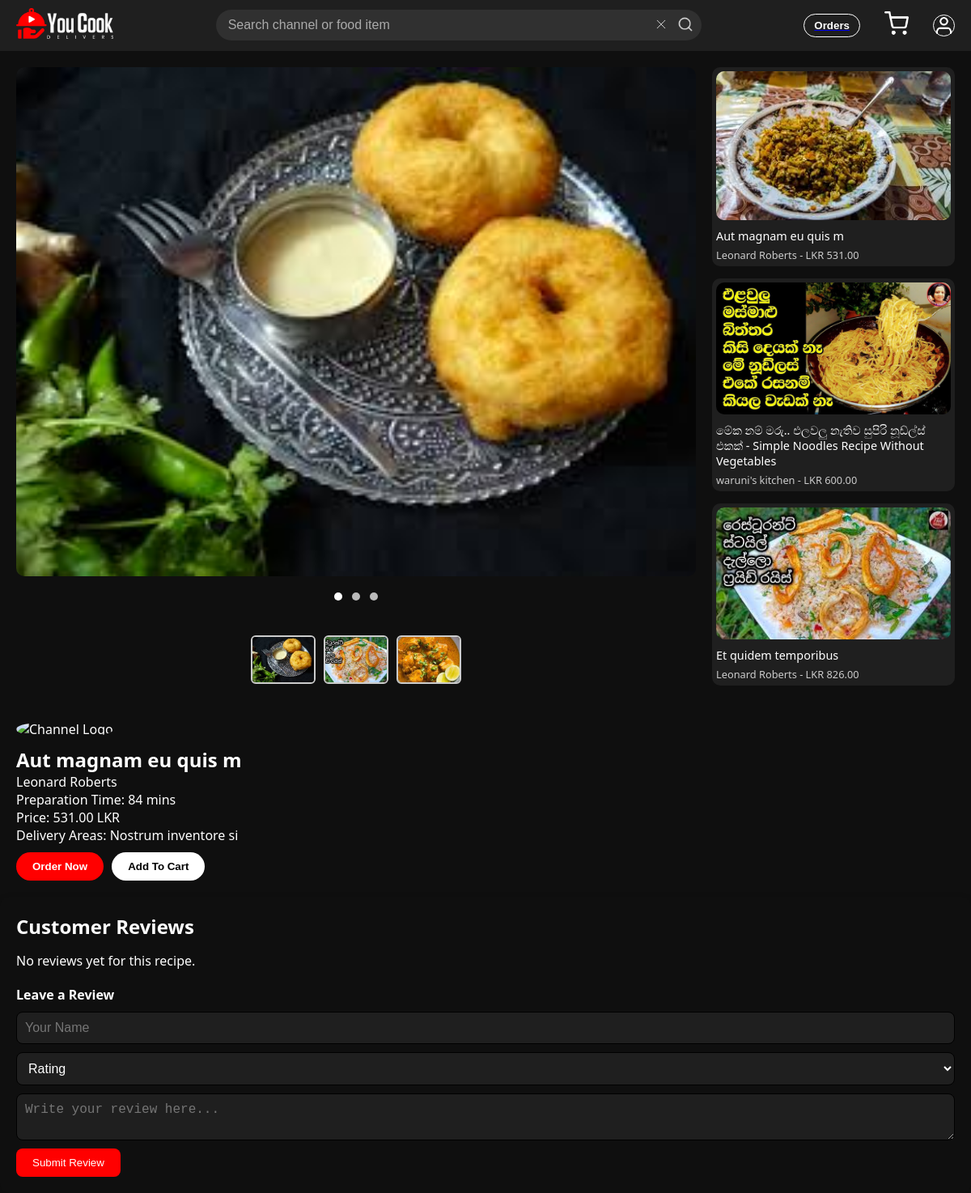
The app's page /productDetails.php?recipe_id=27 with its own data.
### tables this page shows
CREATE TABLE `recipe` (
  `Recipe_ID` int NOT NULL AUTO_INCREMENT,
  `Recipe_title` varchar(100) DEFAULT NULL,
  `Recipe_description` text,
  `ytLink` varchar(255) DEFAULT NULL,
  `Preparation_time` int DEFAULT NULL,
  `Price` decimal(10,2) DEFAULT NULL,
  `Delivery_areas` varchar(255) DEFAULT NULL,
  `thumbnail` varchar(255) DEFAULT NULL,
  `Dish_image_1` varchar(255) DEFAULT NULL,
  `Dish_image_2` varchar(255) DEFAULT NULL,
  `Dish_image_3` varchar(255) DEFAULT NULL,
  `Creator_ID` int DEFAULT NULL,
  PRIMARY KEY (`Recipe_ID`),
  KEY `Creator_ID` (`Creator_ID`),
  CONSTRAINT `Creator_ID` FOREIGN KEY (`Creator_ID`) REFERENCES `creatorregister` (`Creator_ID`)
);

CREATE TABLE `creatorregister` (
  `Creator_ID` int NOT NULL AUTO_INCREMENT,
  `Name` varchar(100) DEFAULT NULL,
  `Email` varchar(100) DEFAULT NULL,
  `Phone_number` varchar(20) DEFAULT NULL,
  `Password` varchar(100) DEFAULT NULL,
  `Channel_name` varchar(100) DEFAULT NULL,
  `Channel_link` varchar(255) DEFAULT NULL,
  `Number_of_subscribers` int DEFAULT NULL,
  `Number_of_recipes` int DEFAULT NULL,
  `Location` varchar(100) DEFAULT NULL,
  `logo` varchar(100) DEFAULT NULL,
  PRIMARY KEY (`Creator_ID`),
  UNIQUE KEY `Email` (`Email`)
);

### productDetails.php (the view, shortened to what this page needs)
<?php
include 'connection.php';
$recipe_id = $_GET['recipe_id'] ?? null;
$recipe = null;
$sideRecipes = [];
$reviews = [];
if ($recipe_id) {
    $stmt = $conn->prepare("
        SELECT r.*, c.Channel_name, c.logo
        FROM Recipe r
        JOIN creatorRegister c ON r.Creator_ID = c.Creator_ID
        WHERE r.Recipe_ID = ?
    ");
    $stmt->bind_param("i", $recipe_id);
    $stmt->execute();
    $result = $stmt->get_result();
    $recipe = $result->fetch_assoc();
    $sideQuery = "
        SELECT r.Recipe_ID, r.Recipe_title, r.Price, r.thumbnail, c.Channel_name
        FROM Recipe r
        JOIN creatorRegister c ON r.Creator_ID = c.Creator_ID
        WHERE r.Recipe_ID != ?
        ORDER BY RAND() LIMIT 3
    ";
    $sideStmt = $conn->prepare($sideQuery);
    $sideStmt->bind_param("i", $recipe_id);
    $sideStmt->execute();
    $sideResult = $sideStmt->get_result();
    while ($row = $sideResult->fetch_assoc()) {
        $sideRecipes[] = $row;
    }
}
?>
<!DOCTYPE html>
<html lang="en">
<head>
  <link rel="stylesheet" href="../YCD/css/productDetails.css" />
</head>
<body>
<header>
  <div class="logo">
    <img src="../YCD/images/logo3.png" alt="You Cook Logo"/>
  </div>
  <div class="search-bar">
    <input type="text" placeholder="Search channel or food item" />
    <button class="clear"><img src="../YCD/images/close.png" alt="Clear" /></button>
    <button class="search-btn"><img src="../YCD/images/search.png" alt="Search" /></button>
  </div>
  <div class="ordercart">
    <div class="orderBtn"><a href="../YCD/orders.php"><button>Orders</button></a></div>
    <div class="cart"><a href="../YCD/cart.php"><img src="../YCD/images/cart.png" alt="cart" /></a></div>
  <div class="profile">
  <button id="userBtn">
    <img src="../YCD/images/user.png" alt="User Icon" />
  </button>
</div>
</header>
<main>
<section class="main-section">
  <div class="left-section">
    <div class="slideshow-container">
  <?php if ($recipe): ?>
    <?php $images = []; ?>
    <?php for ($i = 1; $i <= 3; $i++): ?>
      <?php if (!empty($recipe["Dish_image_$i"])): ?>
        <?php $images[] = $recipe["Dish_image_$i"]; ?>
        <div class="slide fade">
          <img src="<?= htmlspecialchars($recipe["Dish_image_$i"]) ?>" />
        </div>
      <?php endif; ?>
    <?php endfor; ?>
    <div class="dots">
      <?php foreach ($images as $index => $_): ?>
        <span class="dot" onclick="currentSlide(<?= $index + 1 ?>)"></span>
      <?php endforeach; ?>
    </div>
    <?php if (!empty($recipe['ytLink'])): ?>
      <div class="thumbnail-bar">
        <?php foreach ($images as $image): ?>
          <a href="<?= htmlspecialchars($recipe['ytLink']) ?>" target="_blank">
            <img class="thumbnail" src="<?= htmlspecialchars($image) ?>" alt="Dish thumbnail" />
          </a>
        <?php endforeach; ?>
      </div>
    <?php endif; ?>
  <?php endif; ?>
</div>
    <div class="video-details">
      <?php if ($recipe): ?>
        <div class="channel-logo"><img src="<?= $recipe['logo'] ?>" alt="Channel Logo" /></div>
        <div class="video-info">
          <h2><?= htmlspecialchars($recipe['Recipe_title']) ?></h2>
          <p><?= htmlspecialchars($recipe['Channel_name']) ?></p>
          <p>Preparation Time: <?= $recipe['Preparation_time'] ?> mins</p>
          <p>Price: <?= number_format($recipe['Price'], 2) ?> LKR</p>
          <p>Delivery Areas: <?= htmlspecialchars($recipe['Delivery_areas']) ?></p>
        </div>
        <div class="buttons">
        <a href="placeOrder.php?recipe_id=<?= $recipe['Recipe_ID'] ?>">
  <button class="order-btn">Order Now</button> </a>
   <form method="POST" action="addToCart.php">
        <button class="add-btn">Add To Cart</button></a>
      </form>
        </div>
      <?php else: ?>
        <p style="padding:1rem; color:red;">Recipe not found.</p>
      <?php endif; ?>
    </div>
  </div>
  <div class="side-videos">
    <?php foreach ($sideRecipes as $side): ?>
      <div class="video-card" onclick="location.href='productDetails.php?recipe_id=<?= $side['Recipe_ID'] ?>'">
        <img src="<?= htmlspecialchars($side['thumbnail']) ?>" />
        <p class="title"><?= htmlspecialchars($side['Recipe_title']) ?></p>
        <p class="channel"><?= htmlspecialchars($side['Channel_name']) ?> - LKR <?= number_format($side['Price'], 2) ?></p>
      </div>
    <?php endforeach; ?>
  </div>
</section>
<div class="review-section">
  <h3>Customer Reviews</h3>
  <?php if (!empty($reviews)): ?>
    <?php foreach ($reviews as $review): ?>
      <div class="review">
        <p class="reviewer">👤 <?= htmlspecialchars($review['ReviewerName']) ?></p>
        <p class="stars"><?= str_repeat('⭐', intval($review['Rating'])) ?></p>
        <p class="comment"><?= nl2br(htmlspecialchars($review['Comment'])) ?></p>
      </div>
    <?php endforeach; ?>
  <?php else: ?>
    <p>No reviews yet for this recipe.</p>
  <?php endif; ?>
  <form class="review-form" method="POST">
    <h4>Leave a Review</h4>
    <input type="text" name="reviewer_name" placeholder="Your Name" required />
    <select name="rating" required>
      <option value="">Rating</option>
    </select>
    <textarea name="comment" placeholder="Write your review here..." required></textarea>
    <button type="submit" name="submit_review">Submit Review</button>
  </form>
</div>
</main>
</body>
</html>

### css/productDetails.css (style rules this page uses)
* { margin: 0; padding: 0; box-sizing: border-box; }
body { font-family: "Segoe UI", sans-serif; background-color: #0f0f0f; color: #fff; }
header { display: flex; justify-content: space-between; align-items: center; background-color: #1f1f1f; padding: 10px 20px; position: sticky; top: 0; z-index: 100; }
.logo img { width: 120px; }
.search-bar { display: flex; align-items: center; flex: 1; max-width: 600px; margin: 0 20px; position: relative; }
.search-bar input { width: 100%; padding: 10px 40px 10px 15px; border: none; border-radius: 20px; font-size: 1rem; background-color: #303030; color: #fff; }
.search-bar input::placeholder { color: #aaa; }
.search-bar .search-btn, .search-bar .clear { position: absolute; background: none; border: none; cursor: pointer; padding: 5px; }
.search-bar .clear { right: 35px; }
.search-bar .search-btn { right: 5px; }
.search-bar img { width: 20px; height: 20px; }
.orderBtn button { background-color: transparent; color: white; padding: 6px 12px; border: 1px solid #fff; border-radius: 20px; font-weight: bold; display: flex; align-items: center; gap: 5px; cursor: pointer; }
.profile button { background-color: transparent; color: white; border: 1px solid #fff; border-radius: 20px; font-weight: bold; display: flex; align-items: center; gap: 5px; cursor: pointer; }
.profile img { width: 25px; height: 25px; }
.cart img { width: 30px; height: 30px; }
.ordercart { display: flex; align-items: center; gap: 30px; }
.main-section { display: flex; gap: 20px; padding: 20px; }
.slideshow-container { flex: 2; position: relative; max-width: 100%; overflow: hidden; border-radius: 10px; }
.slide { display:none; }
.slide img { width: 100%; border-radius: 10px; }
.fade { animation: fade 1s ease-in-out; }
.dots { text-align: center; position: relative; bottom: 10px; width: 100%; padding: 18px 0; }
.dot { height: 10px; width: 10px; margin: 0 4px; background-color: #bbb; border-radius: 50%; display: inline-block; cursor: pointer; }
.dot.active { background-color: #fff; }
.video-details { flex: 1; margin-top: 20px; }
.channel-logo img { width: 60px; border-radius: 50%; margin-bottom: 10px; }
.buttons { display: flex; gap: 10px; margin-top: 10px; }
.order-btn, .add-btn { padding: 10px 20px; border: none; border-radius: 20px; cursor: pointer; font-weight: bold; }
.order-btn { background-color: red; color: white; }
.add-btn { background-color: #fff; color: black; }
.side-videos { flex: 1; display: flex; flex-direction: column; gap: 15px; }
.video-card { background-color: #1f1f1f; border-radius: 10px; overflow: hidden; padding: 5px; }
.video-card img { width: 100%; border-radius: 10px; }
.video-card .title { font-size: 0.9rem; margin: 5px 0; }
.video-card .channel { font-size: 0.8rem; color: #ccc; }
.main-section { display: flex; justify-content: space-between; align-items: flex-start; gap: 20px; padding: 20px; }
.left-section { flex: 2; display: flex; flex-direction: column; gap: 20px; }
.side-videos { flex: 1; display: flex; flex-direction: column; gap: 15px; max-width: 300px; }
.review-section { background: #0f0f0f; padding: 20px; border-radius: 12px; box-shadow: 0 2px 10px rgba(0,0,0,0.1); }
.review-section h3 { font-size: 1.5rem; margin-bottom: 15px; }
.review-form { margin-top: 20px; display: flex; flex-direction: column; gap: 10px; }
.review-form input, .review-form textarea, .review-form select { padding: 10px; border: 1px solid #000000; border-radius: 8px; font-size: 1rem; resize: vertical; background-color: #1f1f1f; color: #fff; }
.review-form button { align-self: flex-start; padding: 10px 20px; background: red; color: #fff; border: none; border-radius: 8px; cursor: pointer; }
.thumbnail-bar { display: flex; gap: 10px; margin-top: 10px; justify-content: center; flex-wrap: wrap; }
.thumbnail-bar .thumbnail { width: 80px; height: 60px; object-fit: cover; border: 2px solid #ccc; border-radius: 6px; transition: transform 0.2s; }

### productDetails.php (style rules this page uses)
.profile { position: relative; display: inline-block; }

### records on screen
recipe: Dish_image_1 (picture), Dish_image_2 (picture), Dish_image_3 (picture), Recipe_title "Aut magnam eu quis m", Creator_ID.Channel_name "Leonard Roberts", Preparation_time "84", Price "531.00", Delivery_areas "Nostrum inventore si"
recipe: thumbnail (picture), Recipe_title "Aut magnam eu quis m", Creator_ID.Channel_name "Leonard Roberts", Price "531.00"
recipe: thumbnail (picture), Recipe_title "මේක නම් මරු.. එලවලු නැතිව සුපිරි නූඩ්ල්ස් එකක් - Simple Noodles Recipe Without Vegetables", Creator_ID.Channel_name "waruni's kitchen", Price "600.00"
recipe: thumbnail (picture), Recipe_title "Et quidem temporibus", Creator_ID.Channel_name "Leonard Roberts", Price "826.00"
